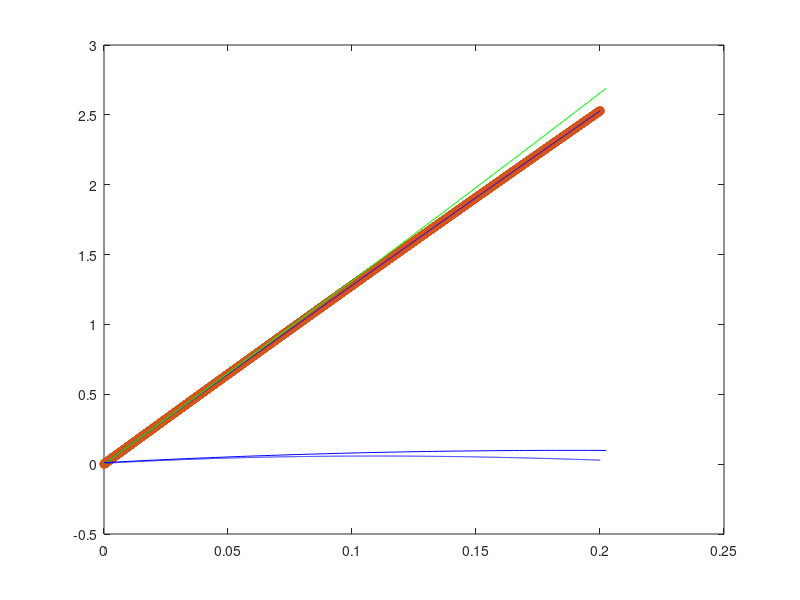

MATLAB code for this plot:
clear; close all; clc;
format long e

%Givna konstanter och funktioner

Kx=0.001;
Ky=0.01;
m=0.026;
V0=13;
g=9.82;
d=2.37;
delta_y=-0.02;

V=@(u,v)sqrt(u^2+v^2);

udot=@(u,v)(-(Kx/m)*u*V(u,v));
vdot=@(u,v)(-g-(Ky/m)*v*V(u,v));

tp_y(1)=1;
h=0.01;

for iter=2:20
    
    clear u; clear v; clear x; clear y;
    
    %BV
    u(1)=V0*cos((5/360)*2*pi);
    v(1)=V0*sin((5/360)*2*pi);
    
    x(1)=0;
    y(1)=0;
    
    %RK4
    for t=0:h:0.2
    
        k1=h*u(end);
        l1=h*v(end);
        k2=h*udot(u(end)+.5*k1, v(end)+.5*l1);
        l2=h*vdot(u(end)+.5*k1, v(end)+.5*l1);
        k3=h*udot(u(end)+.5*k2, v(end)+.5*l2);
        l3=h*vdot(u(end)+.5*k2, v(end)+.5*l2);
        k4=h*udot(u(end)+k3,v(end)+l3);
        l4=h*vdot(u(end)+k3,v(end)+l3);

        u(end+1)=u(end)+(1/6)*(k1+2*k2+2*k3+k4);
        v(end+1)=v(end)+(1/6)*(l1+2*l2+2*l3+l4);

%         k1=h*u(end);
%         l1=h*v(end);
%         k2=h*udot(u(end)+k1, v(end)+l1);
%         l2=h*vdot(u(end)+k1, v(end)+l1);
% 
%         u(end+1)=u(end)+.5*(k1+k2);
%         v(end+1)=v(end)+.5*(l1+l2);
%     
        x(end+1)=x(end)+h*u(end);
        y(end+1)=y(end)+h*v(end);
    
    end
    
    t=0:h:0.2+h;
    
    plot(t,x)
    
    %Hitta interpolationsindex m.h.a binärsök 
    idx=fix(length(t)/2);
    idx_end=length(t);
    idx_begin=1;
    
    while true
        
        g_idx=idx;
        
        if x(idx)<d
            idx_begin=idx;
            idx=fix(.5*(idx+idx_end));
        end
      
        if x(idx)>d
            idx_end=idx;
            idx=fix(.5*(idx_begin+idx));
        end
            
        if x(idx)==d
            break
        end
        
        if x(idx)==x(g_idx)
            break
        end
        
    end
    
    txy=[t(idx-2) t(idx-1) t(idx) t(idx+1)]';
    bx=[x(idx-2) x(idx-1) x(idx) x(idx+1)]';
    by=[y(idx-2) y(idx-1) y(idx) y(idx+1)]';
    
    A=[txy.^0 txy.^1 txy.^2 txy.^3];
    
    cx=A\bx;
    cy=A\by;
    
    x_func=@(t)(cx(1)+cx(2)*t+cx(3)*t^2+cx(4)*t^3);
    y_func=@(t)(cy(1)+cy(2)*t+cy(3)*t^2+cy(4)*t^3);
    
    xdot_func=@(t)(cx(2)+2*cx(3)*t+3*cx(4)*t^2);
    ydot_func=@(t)(cy(2)+2*cy(3)*t+3*cy(4)*t^2);
    
    
    
    t0=1;
    trunc=1;
    
    while abs(trunc) > 10^-8
        
        trunc=x_func(t0) / xdot_func(t0);
        
        t1=t0 - trunc;
        t0=t1;
    
    end
    
    tp_y(iter)=y_func(t1) - delta_y;

    if abs( tp_y(iter) - tp_y(iter - 1) ) < 10^-5
        tp=tp_y(iter)
        break
    end
   
    h = h / 2;


end

hold on
plot(t,arrayfun(x_func,t),"o")
plot(t,x,"b")
plot(t,arrayfun(y_func,t),"b")
%plot(t,y,"r")

%%

clear;close all; clc;

format long e
Kx=0.001;
Ky=0.01;
m=0.026;
V0=13;
g=9.82;
d=2.37;
delta_y=-0.02;
grad=5;
h=0.0025;

V=@(u,v)sqrt(u^2+v^2);

udot=@(u,v)(-(Kx/m)*u*V(u,v));
vdot=@(u,v)(-g-(Ky/m)*v*V(u,v));

tp_y(1)=1;


udot=@(u,v)(-(Kx/m)*u*V(u,v));
vdot=@(u,v)(-g-(Ky/m)*v*V(u,v));

tp_y(1)=1;
    
clear u; clear v; clear x; clear y;
%BV

u(1)=V0*cos((grad/360)*2*pi);
v(1)=V0*sin((grad/360)*2*pi);

x(1)=0;
y(1)=0;

for t=0:h:1.5

    k1=h*u(end);
    l1=h*v(end);
    k2=h*udot(u(end)+k1, v(end)+l1);
    l2=h*vdot(u(end)+k1, v(end)+l1);
    u(end+1)=u(end)+.5*(k1+k2);
    v(end+1)=v(end)+.5*(l1+l2);

    x(end+1)=x(end)+h*u(end);
    y(end+1)=y(end)+h*v(end);

end

t=0:h:0.2+h;

%plot(t,x)

%för att hita index vars x är närmst 

idx=round(length(t)/2);
idx_end=length(t);
idx_begin=1;

%Hitter index att interpolera
while true
    
    g_idx=idx;
    
    if x(idx)<d
        idx_begin=idx;
        idx=round(.5*(idx+idx_end));
    end
  
    if x(idx)>d
        idx_end=idx;
        idx=round(.5*(idx_begin+idx));
    end
        
    if x(idx)==d
        break
    end
    
    if x(idx)==x(g_idx)
        break
    end
end

%Interpolation m.h.a minstakvadratmetoden

txy=[t(idx-1) t(idx) t(idx+1)]';
bx=[x(idx-1) x(idx) x(idx+1)]';
by=[y(idx-1) y(idx) y(idx+1)]';

A=[txy.^0 txy.^1 txy.^2];

cx=A\bx;
cy=A\by;

x_func=@(t)(cx(1)+cx(2)*t+cx(3)*t^2);
y_func=@(t)(cy(1)+cy(2)*t+cy(3)*t^2);

xdot_func=@(t)(cx(2)+2*cx(3)*t);
ydot_func=@(t)(cy(2)+2*cy(3)*t);

hold on
plot(t,arrayfun(x_func,t),"g")
%plot(t,x,"p")
plot(t,arrayfun(y_func,t),"b")
%plot(t,y,"r")

t0=1;
trunc=1;


while abs(trunc) > 10^-8
    
    trunc=(x_func(t0)-2.37) / xdot_func(t0);
    
    t1=t0 - trunc;
    t0=t1;
    disp(x_func(t1)+2.37)

end

tp_y_2=y_func(t1) - delta_y






%%

%b)










